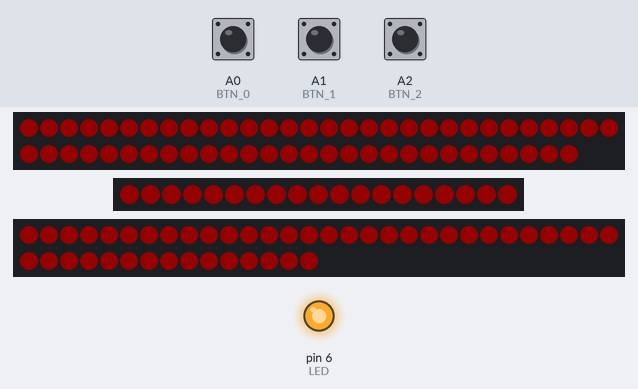
A sketch run on a simulated Arduino Uno, built with avr-gcc and run on an emulated ATmega328P. Shown: 58 RGB LEDs in strip order, left to right, continuing on the next row, 19 RGB LEDs in strip order, left to right, 45 RGB LEDs in strip order, left to right, continuing on the next row, output pins drawn as LEDs (lit = HIGH). Inputs (shaded band) come from the test bench; at power-on: A0 (BTN_0) HIGH, A2 (BTN_2) HIGH, A1 (BTN_1) HIGH. Dim RGB values are drawn brighter than linear.

Above: at 1.2 s.
1.3 s: A0 (BTN_0) pulled LOW for 0.25 s
At 2.3 s:
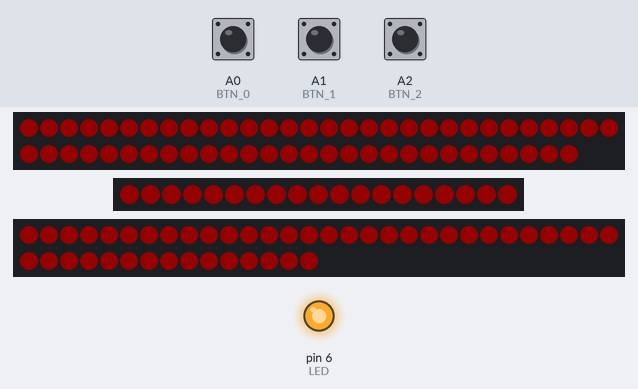
3.1 s: A2 (BTN_2) pulled LOW for 3.2 s
At 3.21 s:
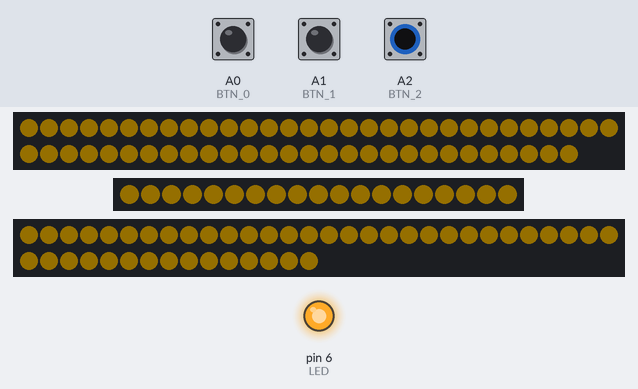
7.8 s: A1 (BTN_1) pulled LOW for 1 s
At 9.9 s:
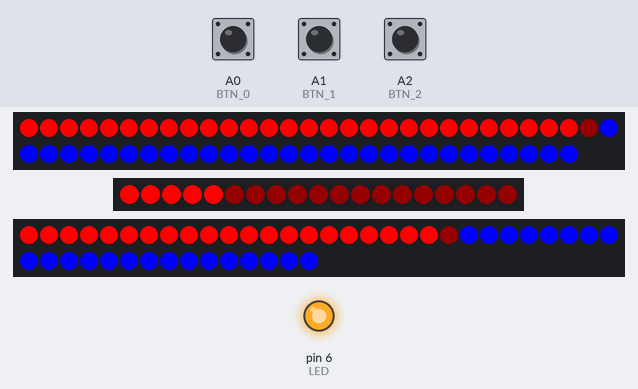
10.3 s: A2 (BTN_2) pulled LOW for 0.25 s
At 10.45 s:
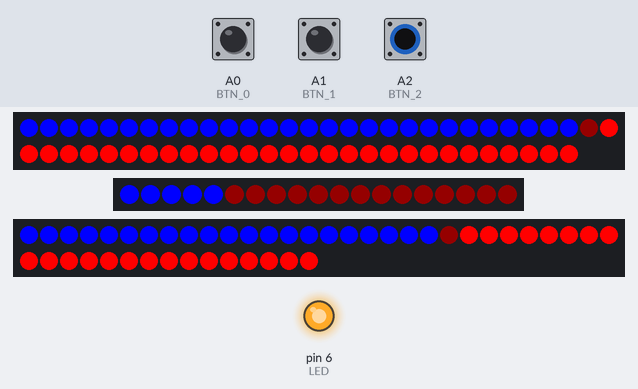
12.0 s: A0 (BTN_0) pulled LOW for 1 s
At 13.5 s:
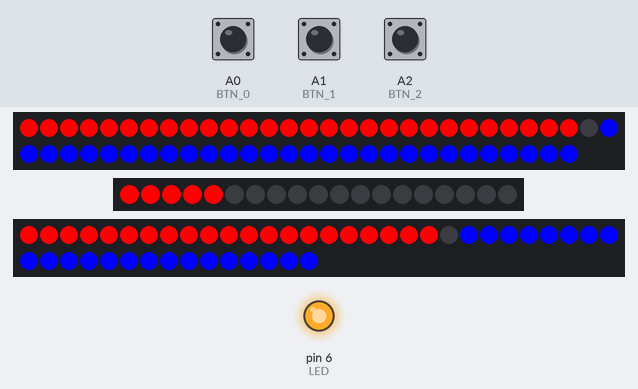
14.5 s: A2 (BTN_2) pulled LOW for 1 s
At 14.78 s:
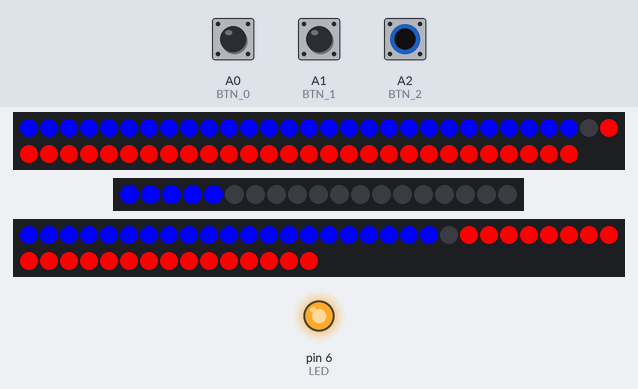
Timing chart, 0 to 17.5 s (numbered marks = the images above; inputs shaded):
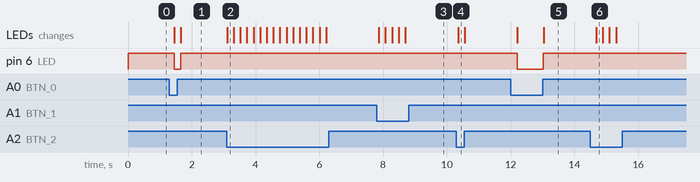

Measured:
- after the input at 1.3 s, pin 6 (LED): HIGH → LOW after 0.15 s, → HIGH 0.21 s later; the LEDs: first change after 0.15 s (image 1 shows a later state)
- after the input at 3.1 s, the LEDs: change at once (image 2)
- after the input at 7.8 s, the LEDs: change after 0.07 s (image 3)
- after the input at 10.3 s, the LEDs: change after 0.05 s (image 4)
- after the input at 12.0 s, pin 6 (LED): HIGH → LOW after 0.20 s, → HIGH 0.82 s later; the LEDs: first change after 0.21 s (image 5 shows a later state)
- after the input at 14.5 s, the LEDs: change after 0.19 s (image 6)

The sketch:

frigo.20.09.11.ino
```cpp
#include <Adafruit_NeoPixel.h>

// Boutons
#define BTN_0 A0
#define BTN_1 A1
#define BTN_2 A2


// RetroLed
#define LED 6


// Strips
#define PIN_1 2
#define NUM_1 58

#define PIN_2 3
#define NUM_2 19

#define PIN_3 4
#define NUM_3 45


// Neopixel
Adafruit_NeoPixel LED_1 = Adafruit_NeoPixel(NUM_1, PIN_1, NEO_GRB + NEO_KHZ800);
Adafruit_NeoPixel LED_2 = Adafruit_NeoPixel(NUM_2, PIN_2, NEO_GRB + NEO_KHZ800);
Adafruit_NeoPixel LED_3 = Adafruit_NeoPixel(NUM_3, PIN_3, NEO_GRB + NEO_KHZ800);


// Couleurs
uint32_t cVert = LED_1.Color(  0, 255,   0);
uint32_t cJaun = LED_1.Color(255, 255,   0);
uint32_t cRoug = LED_1.Color(255,   0,   0);
uint32_t cMauv = LED_1.Color(255,   0, 255);
uint32_t cBleu = LED_1.Color(  0,   0, 255);
uint32_t cCyan = LED_1.Color(255, 255,   0);
uint32_t cBlan = LED_1.Color(255, 255, 255);


// Setup
void setup()
{
  pinMode(BTN_0, INPUT_PULLUP);
  pinMode(BTN_1, INPUT_PULLUP);
  pinMode(BTN_2, INPUT_PULLUP);

  pinMode(LED, OUTPUT);

  LED_1.begin();
  LED_2.begin();
  LED_3.begin();
}


// Loop
void loop()
{
  boolean btnAlim = digitalRead(BTN_0);
  boolean btnMenu = digitalRead(BTN_1);
  boolean btnMode = digitalRead(BTN_2);

  static uint8_t menu = 0;
  static uint8_t aplat = 0;
  static uint8_t versus = 0;
  static uint8_t rainbow = 0;

  static uint16_t teinte = 0;
  static uint8_t  saturation = 255;
  static uint8_t  luminosite = 20;

  static uint32_t couleur;


// Quand le bouton Alim est enfoncé
if(btnAlim == HIGH)
{
  digitalWrite(LED, HIGH);

  // Quand on appuie sur le bouton Menu
  if(btnMenu == 0)
  {
    menu ++;
    if(menu > 3){menu = 0;}
  }


  // Action !!!
  switch(menu)
  {
    // Mode: Aplat
    case 0:
    if(btnMode == 0)
    {
      aplat++;
      if(aplat > 7){aplat = 0;}
    }

    teinte = constrain(((8192 * aplat) -1), 0, 65535);
    couleur = LED_1.ColorHSV(teinte, saturation, luminosite);

    LED_1.fill(couleur);
    LED_2.fill(couleur);
    LED_3.fill(couleur);
    break;


    // Mode: Versus
    case 1:
    if(btnMode == 0)
    {
      versus++;
      if(versus > 1){versus = 0;}
    }

    switch(versus)
    {
      case 0:
      LED_1.fill(cRoug,  0, 28);
      LED_1.fill(cBleu, 29, 58);

      LED_2.fill(cRoug,  0,  5);

      LED_3.fill(cRoug,  0, 21);
      LED_3.fill(cBleu, 22, 45);
      break;

      case 1:
      LED_1.fill(cBleu,  0, 28);
      LED_1.fill(cRoug, 29, 58);

      LED_2.fill(cBleu,  0,  5);

      LED_3.fill(cBleu,  0, 21);
      LED_3.fill(cRoug, 22, 45);
      break;

    }
    break;


    // Mode: Rainbow
    case 2:
    if(btnMode == 0)
    {
      rainbow += 5;
      if(rainbow > 255){rainbow = 0;}
    }

    teinte  = map(rainbow, 0, 255, 0, 65535);
    couleur = LED_1.ColorHSV(teinte, saturation, luminosite);

    LED_1.fill(couleur);
    LED_2.fill(couleur);
    LED_3.fill(couleur);
    break;


    // Mode: Luminosite
    case 3:
    if(btnMode == 0)
    {
      luminosite -= 5;
      if(luminosite < 10){luminosite = 255;}
    }

    couleur = LED_1.ColorHSV(teinte, 0, luminosite);

    LED_1.fill(couleur);
    LED_2.fill(couleur);
    LED_3.fill(couleur);
    break;
  }
}


  else
  {
    digitalWrite(LED, LOW);

    LED_1.clear();
    LED_2.clear();
    LED_3.clear();
  }

  LED_1.show();
  LED_2.show();
  LED_3.show();

  delay(200);
}
```
